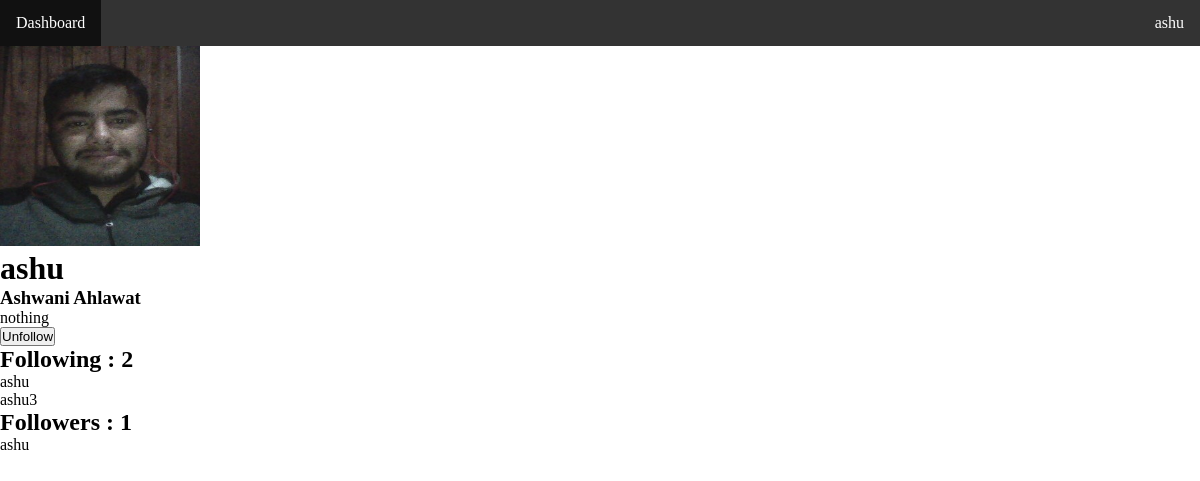
/accounts/profile/ashu (signed in), run on the app's committed database.
### accounts/models.py (models this page shows, shortened)
class Profile(models.Model):
    gender_choices = (
        ("Male","Male"),
        ("Female", "Female"),
        ("Other", "Other")
    )
    user = models.OneToOneField(User, models.CASCADE)
    about = models.TextField(blank=True)
    dp = models.ImageField(default = "images/defaults/dp.png", upload_to = "images/dps/")
    phone = models.CharField(blank=True, max_length=13)
    gender = models.CharField(blank=True, choices=gender_choices, max_length=7)
    bday = models.DateField(blank=True,null=True)
    followers = models.ManyToManyField('self',blank=True,related_name='user_followers',symmetrical=False)
    following = models.ManyToManyField('self',blank=True,related_name='user_following',symmetrical=False)
    edited = models.DateTimeField(auto_now=True)

### accounts/views.py (the view, shortened to what this page needs)
# urls.py: path('profile/<str:username>', views.profile_other),
def profile_other(request, username):
    followed = False
    try:
        user_other = User.objects.get(username=username)
        profile_other = Profile.objects.get(user = user_other)
        if request.user.is_authenticated:
            profile = Profile.objects.get(user=request.user)
            if profile_other in profile.following.all():
                followed = True
    except Exception as e:
        print(e)
        profile_other = None
    data = {
        "profile" : profile_other,
        "followed" : followed
    }
    return render(request, "accounts/profile_other.html", data)

### templates/accounts/profile_other.html (shortened to what this page needs)
{% extends 'base.html' %}
{% block content %}
    {% if profile %}
    <div>
        <img src="/media/{{profile.dp}}" alt="" height="200" width="200">
        <h1> {{profile.user.username}} </h1>
        <h3>{{profile.user.first_name}} {{profile.user.last_name}}</h3>
        <p>{{profile.about|linebreaks}}</p>
        {% if request.user.is_authenticated %}
            <form action="" method="post">
                {% if followed %}
                    <input type="submit" value="Unfollow">
                {% else %}
                    <input type="submit" value="Follow">
                {% endif %}
            </form>
            <div>
                <h2>Following : {{profile.following.all|length}}</h2>
                <ul>
                    {% for follower in profile.following.all|slice:":10" %}
                        <li>{{follower.user.username}}</li>
                    {% endfor %}
                </ul>
            </div>
            <div>
                <h2>Followers : {{profile.followers.all|length}}</h2>
                <ul>
                    {% for follower in profile.followers.all|slice:":10"  %}
                        <li>{{follower.user.username}}</li>
                    {% endfor %}
                </ul>
            </div>
        {% else %}
            <p>To follow people or see the followers/following you need to login <a href="/accounts/login">here</a></p>
        {% endif %}
    </div>
    {% else %}
    <div>
        User doesn't exist
    </div>
    {% endif %}
{% endblock %}

### templates/base.html (shortened to what this page needs)
<!DOCTYPE html>
<html lang="en">
<head>
    <link rel="stylesheet" href="/media/css/base.css">
</head>
<body>
    <ul class="navbar">
        <li><a class="active" href="/dash">Dashboard</a></li>
        <li style="float: right;">
            {% if user.is_authenticated %}
                <a href="/accounts/profile">{{user.username}}</a>
            {% else %}
                <a href="/accounts/login">Account</a>
            {% endif %}
        </li>
    </ul>
    {% block content %}
    {% endblock %}
</body>
</html>

### media/css/base.css (style rules this page uses)
* { padding: 0; margin: 0; }
.navbar { list-style-type: none; margin: 0; padding: 0; overflow: hidden; background-color: #333; }
.navbar li { float: left; }
.navbar li a { display: block; color: white; text-align: center; padding: 14px 16px; text-decoration: none; }

### data on the page
Profile: dp (picture), user.username "ashu", user.first_name "Ashwani", user.last_name "Ahlawat", about "nothing", following.all|length "2", followers.all|length "1"
Profile: user.username "ashu3"

### other printed values
{{ user.username }} "ashu"
